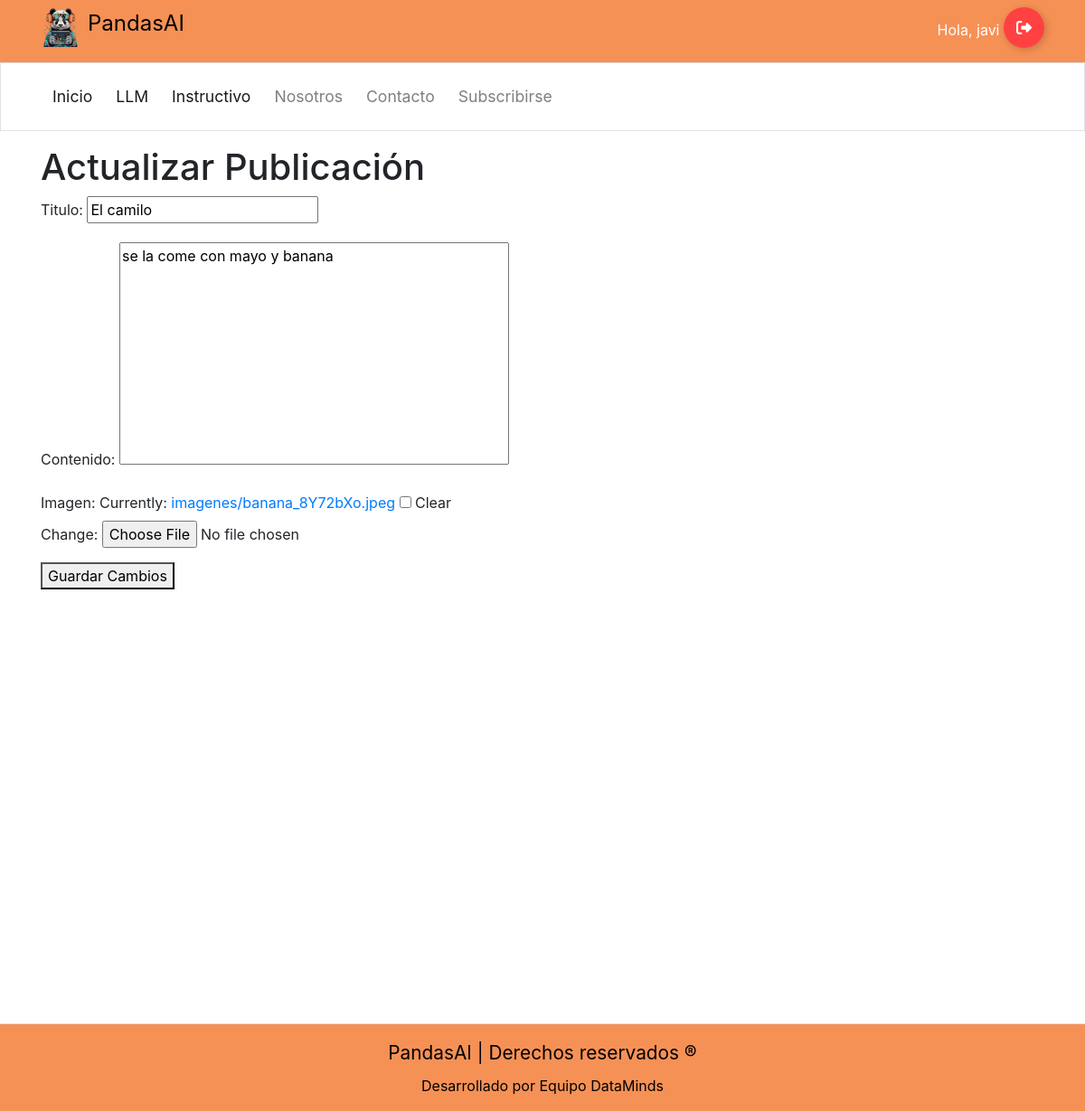
Screenshot of /actualizar_publicacion/1/ (signed in) with the database file from the repository.
### login/models.py (models this page shows, shortened)
class CustomUser(AbstractUser):
    NIVEL_CHOICES = (
        (1, 'Usuario Normal'),
        (2, 'Usuario con Subscripción A'),
        (3, 'Usuario con Subscripción B'),
    )
    nivel = models.PositiveSmallIntegerField(choices=NIVEL_CHOICES, default=1)
    groups = models.ManyToManyField(Group, blank=True, related_name='customuser_group_set')
    user_permissions = models.ManyToManyField(
        Permission,
        blank=True,
        related_name='customuser_permission_set',
        verbose_name=('user permissions'),
        help_text=('Specific permissions for this user.'),
    )

### home/models.py (models this page shows, shortened)
class Publicacion(models.Model):
    titulo = models.CharField(max_length=200)
    contenido = models.TextField()
    imagen = models.ImageField(upload_to='imagenes/', blank=True, null=True)

### home/views.py (the view)
# urls.py: path('actualizar_publicacion/<int:publicacion_id>/', views.actualizar_publicacion, name='actualizar_publicacion'),
def actualizar_publicacion(request, publicacion_id):
    publicacion = get_object_or_404(Publicacion, pk=publicacion_id)
    if request.method == 'POST':
        form = PublicacionForm(request.POST, instance=publicacion)
        if form.is_valid():
            form.save()
            return redirect('listar_publicacion')  # Redirige a la vista de listar publicaciones
    else:
        form = PublicacionForm(instance=publicacion)
    return render(request, 'home/publicacion/actualizar_publicacion.html', {'form': form, 'publicacion': publicacion})

### home/forms.py
class PublicacionForm(forms.ModelForm):
    class Meta:
        model = Publicacion
        fields = ['titulo', 'contenido','imagen']

### templates/home/publicacion/actualizar_publicacion.html (shortened to what this page needs)
{% extends "base/layout.html" %}
{% block content %}
<body>
    <h1>Actualizar Publicación</h1>
    <form method="post">
        {{ form.as_p }}
        <button type="submit">Guardar Cambios</button>
    </form>
</body>
{% endblock %}

### templates/base/layout.html (shortened to what this page needs)
{% load static %}
<!doctype html>
<html lang="es">
<head>
    <link rel="stylesheet" href="https://stackpath.bootstrapcdn.com/bootstrap/4.3.1/css/bootstrap.min.css"
>
    <link rel="stylesheet" href="{% static 'style.css' %}">
</head>
<body>
    <header class="" style="background-color: rgb(246,145,86);">
        <div class="container d-flex py-2">
        <img src="{% static 'images/logopanda.png' %}" alt="Logo de PandasAI" class="mr-2" style="height: 44px;">
            <a class="m-0 p-0 nav-logo" href="/" style="color: black;">
                PandasAI
            </a>
                <div class="float-right ml-auto">
                {% if user.is_authenticated %}
                <div class="SaludoUser" style="display: inline-block;">
                    <p style="color:white;">Hola, {{ user.username }} </p>
                </div>
                <div class="buttonLogOut" style="display: inline-block;">
                    <button class="Btn btnlgo">
                        <div class="sign"></div>
                    </button>
                </div>
                {% endif %}
                </div>
        </div>
    </header>
    <nav class="navbar navbar-expand-md navbar-light border">
        <div class="container py-2 ">
            <div class="collapse navbar-collapse" id="collapsibleNavId">
                <ul class="navbar-nav mr-auto mt-2 mt-lg-0">
                    <li class="nav-item active">
                        <a class="nav-link" href="/">Inicio</a>
                    </li>
                    <li class="nav-item active">
                        <a class="nav-link" href="#">LLM</a>
                    </li>
                    <li class="nav-item active">
                        <a class="nav-link" href="{% url 'listar_instrucciones' %}">Instructivo</a>
                    </li>
                    <li class="nav-item">
                        <a class="nav-link" href="{% url 'nosotros' %}">Nosotros</a>
                    </li>
                    <li class="nav-item">
                        <a class="nav-link" href="mailto:datamindscontact@gmail.com">Contacto</a>
                    </li>
                    <li class="nav-item">
                        <a class="nav-link" href="{% url 'subscripcion' %}">Subscribirse</a>
                    </li>
                </ul>
            </div>
        </div>
    </nav>
    <main class="container my-3">
        {% block content %}
        {% endblock %}
    </main>
    <footer class="p-3 border-top" style="background-color: rgb(246,145,86); margin-top: 480px;">
        <div class="container">
            <p class="p-0 m-0 mb-2 logo-empresa-footer" style="color: black;">PandasAI | Derechos reservados &reg;</p>
            <p class="p-0 m-0 mx-5" style="color: black;">Desarrollado por Equipo DataMinds</p>
        </div>
    </footer>
</body>
</html>

### static/style.css (style rules this page uses)
nav { background-color: transparent; }
.nav-logo { font-size: 1.5em; }
.logo-empresa-footer { font-size: 1.3em; }
.nav-link { font-size: 1.1em; margin: 0 5px; }
textarea { resize: none; }
a { text-decoration: none !important; }
footer div > p { display: flex; justify-content: center; }
.btnlgo { display: flex; align-items: center; justify-content: flex-start; width: 45px; height: 45px; border: none; border-radius: 50%; cursor: pointer; position: relative; overflow: hidden; transition-duration: .3s; box-shadow: 2px 2px 10px rgba(0, 0, 0, 0.199); background-color: rgb(255, 65, 65); }
.sign { width: 100%; transition-duration: .3s; display: flex; align-items: center; justify-content: center; }
.sign svg { width: 17px; }

### rows the page displays
CustomUser: username "javi"
Publicacion: titulo "El camilo", contenido "se la come con mayo y banana"
